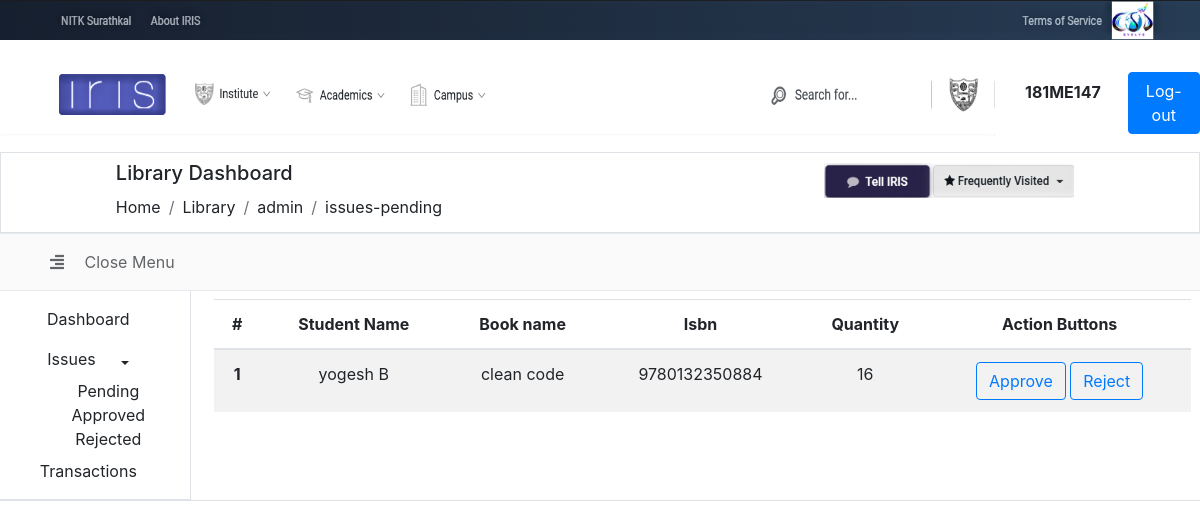
Screenshot of /admin-student/issuePending.php (signed in) with the database file from the repository.
### tables this page shows
CREATE TABLE `users` (
  `id` int(11) NOT NULL,
  `name` varchar(100) DEFAULT NULL,
  `collegeID` varchar(8) DEFAULT NULL,
  `passward` varchar(100) DEFAULT NULL
);

CREATE TABLE `issue` (
  `id` int(11) NOT NULL,
  `userID` int(11) NOT NULL,
  `bookID` int(11) NOT NULL,
  `tag` int(2) NOT NULL,
  `issueDate` date DEFAULT NULL,
  `returnDate` date DEFAULT NULL
);

CREATE TABLE `books` (
  `id` int(11) NOT NULL,
  `title` varchar(100) NOT NULL,
  `description` text NOT NULL,
  `quantity` int(11) NOT NULL,
  `isbn` bigint(15) NOT NULL
);

### admin-student/issuePending.php (the view, shortened to what this page needs)
<?php
  if (array_key_exists("id", $_SESSION) ) {
    include("../php//connection.php");
    $query = "SELECT collegeID FROM `users` WHERE id = ".mysqli_real_escape_string($conn, $_SESSION['id'])." LIMIT 1";
    $row = mysqli_fetch_array(mysqli_query($conn, $query));
  }
  else{
    header("Location: ../../index.php?logout=1");
  }
   include("../php//connection.php");
   $mainBody = '';
   $count = 0;
   $query = "SELECT id, userID, bookID, tag FROM `issue`";
   $result = mysqli_query($conn, $query);
   if($result){
       if(mysqli_num_rows($result)>0){
           while($row1 = mysqli_fetch_assoc($result)){
             if($row1['tag'] == "0"){
               $count++;
               $approveButton = '>Approve';
               $rejectButton = '>Reject';
              $query2 = "SELECT * FROM `books` WHERE id = ".mysqli_real_escape_string($conn, $row1['bookID'])."";
              $row2 = mysqli_fetch_array(mysqli_query($conn, $query2));
              $query3 = "SELECT `name` FROM `users` WHERE id = ".mysqli_real_escape_string($conn, $row1['userID'])."";
              $row3 = mysqli_fetch_array(mysqli_query($conn, $query3));
              $mainBody .= '<tr>
              <th scope="row">'.$count.'</th>
              <td>'.$row3["name"].'</td>
              <td>'.$row2["title"].'</td>
              <td>'.$row2["isbn"].'</td>
              <td>'.$row2["quantity"].'</td>
              <td><form method="POST"><button type="submit" class="btn btn-outline-primary" name="issueAction" value="1"'.$approveButton.'</button>
                  <input type="hidden" name="id" value="'.$row1['id'].'">
                  <button type="submit" class="btn btn-outline-primary" name="issueAction" value="-1"'.$rejectButton.'</button></form>
              </td>
            </tr>';
          }
        }
      }
    }
   include("../php//header.php");
?>
<body>
  <div class="row ">
      <figure><img src="../../images/top_nav.PNG" width="100%" height="40px"></figure>
  </div>
  <div class="row">
    <div class="col-xl-10">
      <figure><img src="../../images/second_nav.PNG" width="100%" height="80px"></figure>
    </div>
    <div class="col-xl-1 mt-4 font-weight-bold">
        <?php echo $row["collegeID"]; ?>
    </Div>
    <div class="col-xl-1 mt-3">
        <a href="../../index.php?logout=1"><button type="button" class="btn btn-primary" id="log-out">
         Log-out
        </button></a>
    </div>
</div>
  <div class="container-fluid border">
    <div class="row">
      <div class="col-md-1"></div>
      <div class="col-md-7 py-2">
        <h5>Library Dashboard</h5>
        <nav aria-label="breadcrumb">
          <ol class="breadcrumb remalign">
            <li class="breadcrumb-item"><a href="#">Home</a></li>
            <li class="breadcrumb-item"><a href="../../index.php?logout=1">Library</a></li>
            <li class="breadcrumb-item"><a href="./admin.php">admin</a></li>
            <li class="breadcrumb-item">issues-pending</li>
          </ol>
        </nav>
      </div>
      <div class="col-md-4 pl-4">
        <figure><img src="../../images/3rd_pic.PNG" width="250px" height="35px" style="position: relative; top: 10px;"></figure>
      </div>
    </div>
  </div>
    <div class="row bg-light" style="opacity: .7;">
      <div class="col-md-12 py-2 px-5 border">
            <a href="#" class="nav-link"  onclick="hideShowMenu()" id="hideShowMenu">
              <i class="fa fa-align-right mr-2 " id="hideShowMenuIcon"></i>
              <span class="hide-text-md ml-2" id="hideShowMenuText">Close Menu</span>
            </a>
      </div>
    </div>
    <div class="row main-content border border-top-0">
      <div class="col-md-2 border border-top-0 py-2" id="dash" style="text-align: center;">
      <ul class="nav flex-column">
          <li class="nav-item">
            <a class="nav-link" href="./admin.php">Dashboard</a>
          </li>
          <li class="nav-item ">
            <a class="nav-link dropmenu" data-toggle="collapse" data-target="#submenu">Issues</a>
              <ul>
                <li><a class="disabled " >Pending</a></li>
                <li><a href="./issueApproved.php">Approved</a></li>
                <li><a href="./issueRejected.php">Rejected</a></li>
              </ul>
          </li>
          <li class="nav-item">
            <a class="nav-link" href="./adminTransaction.php">Transactions</a>
          </li>
        </ul>
      </div>
      <div class="col-md-10 py-2" id="main-area">
        <div class="row text-center mx-2">
        <table class="table table-striped ">
            <thead>
                <tr>
                <th scope="col">#</th>
                <th scope="col">Student Name</th>
                <th scope="col">Book name</th>
                <th scope="col">Isbn</th>
                <th scope="col">Quantity</th>
                <th scope="col">Action Buttons</th>
                </tr>
            </thead>
            <tbody>
                <?php echo $mainBody;?>
            </tbody>
            </table>
                    </div>
                </div>
                </div>
</body>
</html>

### php/header.php (style rules this page uses)
.main-content { background-color: #fff; }
a { color: inherit; }
.breadcrumb { background-color: transparent !important; padding: .1rem 0rem !important; margin-bottom: .25rem !important; }
.dropmenu::after { display: inline-block; width: 0; height: 0; margin-left: 1.6em; content: ""; border-top: .3em solid; border-right: .3em solid transparent; border-bottom: 0; border-left: .3em solid transparent; }
ul { list-style-type: none; }

### rows the page displays
users: collegeID "181ME147"
issue: userID.name "yogesh B", bookID.title "clean code", bookID.isbn "9780132350884", bookID.quantity "16", tag "Approve", tag "Reject"
